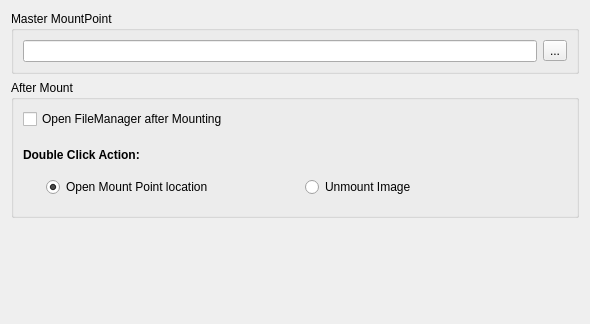
<?xml version="1.0" encoding="UTF-8"?>
<ui version="4.0">
 <class>Configure</class>
 <widget class="QWidget" name="Configure">
  <property name="geometry">
   <rect>
    <x>0</x>
    <y>0</y>
    <width>590</width>
    <height>324</height>
   </rect>
  </property>
  <property name="windowTitle">
   <string>Configure</string>
  </property>
  <layout class="QVBoxLayout" name="verticalLayout">
   <item>
    <widget class="QGroupBox" name="mmpoint_box">
     <property name="title">
      <string>Master MountPoint</string>
     </property>
     <layout class="QHBoxLayout" name="horizontalLayout">
      <item>
       <widget class="QLineEdit" name="mmpoint_line">
        <property name="readOnly">
         <bool>true</bool>
        </property>
       </widget>
      </item>
      <item>
       <widget class="QToolButton" name="mmpoint_button">
        <property name="text">
         <string>...</string>
        </property>
       </widget>
      </item>
     </layout>
    </widget>
   </item>
   <item>
    <widget class="QGroupBox" name="after_box">
     <property name="title">
      <string>After Mount</string>
     </property>
     <layout class="QVBoxLayout" name="verticalLayout_2">
      <item>
       <widget class="QCheckBox" name="open_fm_check">
        <property name="text">
         <string>Open FileManager after Mounting</string>
        </property>
       </widget>
      </item>
      <item>
       <spacer name="verticalSpacer_2">
        <property name="orientation">
         <enum>Qt::Vertical</enum>
        </property>
        <property name="sizeType">
         <enum>QSizePolicy::Fixed</enum>
        </property>
        <property name="sizeHint" stdset="0">
         <size>
          <width>20</width>
          <height>13</height>
         </size>
        </property>
       </spacer>
      </item>
      <item>
       <widget class="QLabel" name="click_action_label">
        <property name="font">
         <font>
          <weight>75</weight>
          <bold>true</bold>
         </font>
        </property>
        <property name="text">
         <string>Double Click Action:</string>
        </property>
       </widget>
      </item>
      <item>
       <widget class="QWidget" name="click_action_widget" native="true">
        <layout class="QHBoxLayout" name="horizontalLayout_2">
         <property name="leftMargin">
          <number>23</number>
         </property>
         <item>
          <widget class="QRadioButton" name="open_location_check">
           <property name="text">
            <string>Open Mount Point location</string>
           </property>
           <property name="checked">
            <bool>true</bool>
           </property>
          </widget>
         </item>
         <item>
          <widget class="QRadioButton" name="unmount_check">
           <property name="text">
            <string>Unmount Image</string>
           </property>
          </widget>
         </item>
        </layout>
       </widget>
      </item>
     </layout>
    </widget>
   </item>
   <item>
    <spacer name="verticalSpacer">
     <property name="orientation">
      <enum>Qt::Vertical</enum>
     </property>
     <property name="sizeHint" stdset="0">
      <size>
       <width>20</width>
       <height>40</height>
      </size>
     </property>
    </spacer>
   </item>
  </layout>
 </widget>
 <resources/>
 <connections/>
</ui>
